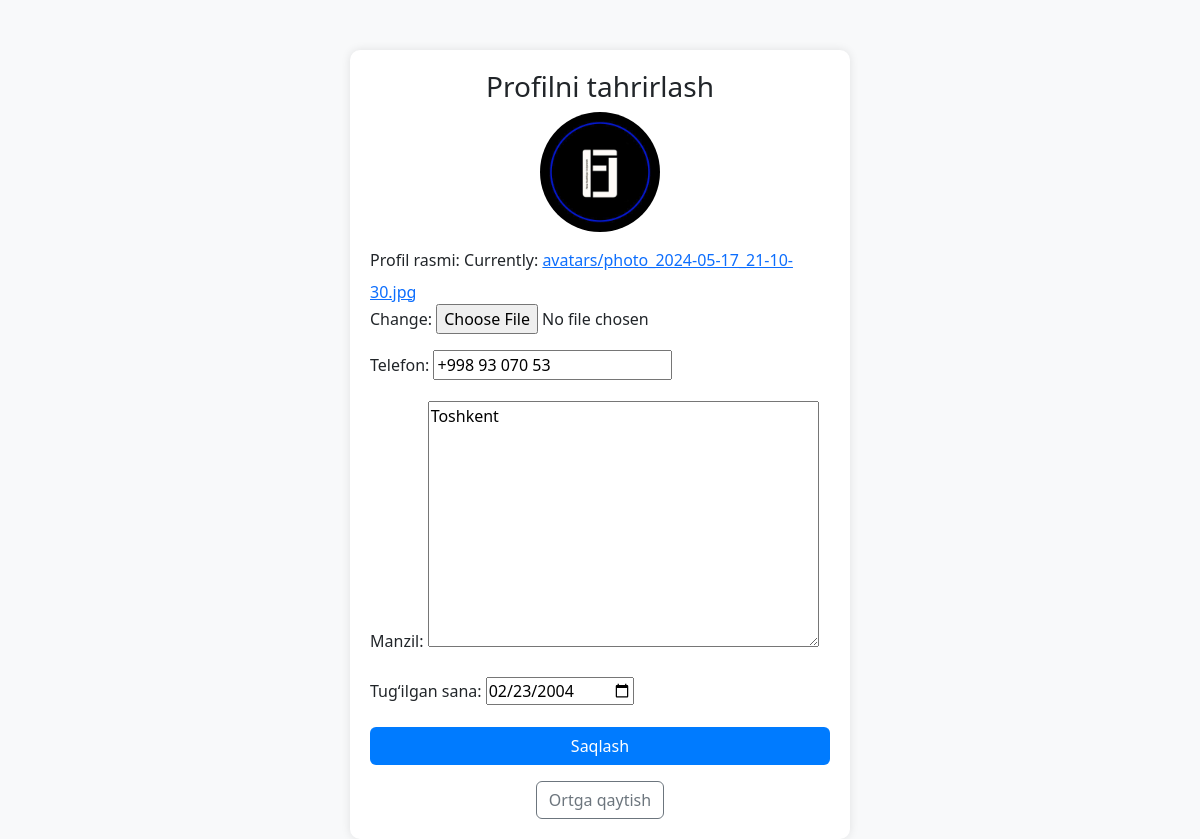
The app's page /profile_edit/ (signed in) with its own data.
### app/models.py (models this page shows, shortened)
class Profile(models.Model):
    user = models.OneToOneField(User, on_delete=models.CASCADE)
    phone = models.CharField(max_length=15, blank=True, null=True)
    address = models.TextField(blank=True, null=True)
    birth_date = models.DateField(blank=True, null=True)
    avatar = models.ImageField(upload_to='avatars/', default='images/default.png')

### app/views.py (the view)
# urls.py: path('profile_edit/', profile_edit, name='edit'),
@login_required
def profile_edit(request):
    profile, created = Profile.objects.get_or_create(user=request.user)
    if request.method == 'POST':
        form = ProfileForm(request.POST, request.FILES, instance=profile)
        if form.is_valid():
            form.save()
            return redirect('profile')
        print(form.errors)
    else:
        form = ProfileForm(instance=profile)
    return render(request, 'profile_edit.html', {'form': form})

### app/forms.py
class ProfileForm(forms.ModelForm):
    birth_date = forms.DateField(
        widget=forms.DateInput(attrs={'type': 'date'}),
        required=False
    )
    class Meta:
        model = Profile
        fields = ['avatar', 'phone', 'address', 'birth_date']

### templates/profile_edit.html (shortened to what this page needs)
{% load static %}
<!DOCTYPE html>
<html lang="uz">
<head>
    <link rel="stylesheet" href="https://cdn.jsdelivr.net/npm/bootstrap@5.3.0/dist/css/bootstrap.min.css">
</head>
<body>
<div class="container">
    <h3 class="text-center">Profilni tahrirlash</h3>
    {% if user.profile.avatar %}
        <img src="{{ user.profile.avatar.url }}" class="profile-img" alt="Profil rasmi">
    {% else %}
        <img src="{% static 'images/default.png' %}" class="profile-img" alt="Profil rasmi">
    {% endif %}
    <form method="POST" enctype="multipart/form-data" class="mt-3">
        <div class="mb-3">
            <label for="id_avatar" class="form-label">Profil rasmi:</label>
            {{ form.avatar }}
        </div>
        <div class="mb-3">
            <label for="id_phone" class="form-label">Telefon:</label>
            {{ form.phone }}
        </div>
        <div class="mb-3">
            <label for="id_address" class="form-label">Manzil:</label>
            {{ form.address }}
        </div>
        <div class="mb-3">
            <label for="id_birth_date" class="form-label">Tug‘ilgan sana:</label>
            {{ form.birth_date }}
        </div>
        <button type="submit" class="btn btn-custom">Saqlash</button>
    </form>
    <div class="text-center mt-3">
        <a href="{% url 'profile' %}" class="btn btn-outline-secondary">Ortga qaytish</a>
    </div>
</div>
</body>
</html>

### templates/profile_edit.html (style rules this page uses)
body { background: #f8f9fa; }
.container { max-width: 500px; margin-top: 50px; background: white; padding: 20px; border-radius: 10px; box-shadow: 0px 0px 10px rgba(0, 0, 0, 0.1); }
.profile-img { width: 120px; height: 120px; border-radius: 50%; object-fit: cover; display: block; margin: 0 auto 15px; }
.btn-custom { width: 100%; background: #007bff; color: white; transition: 0.3s; }

### records on screen
Profile: phone "+998 93 070 53", address "Toshkent", birth_date "02/23/2004"
